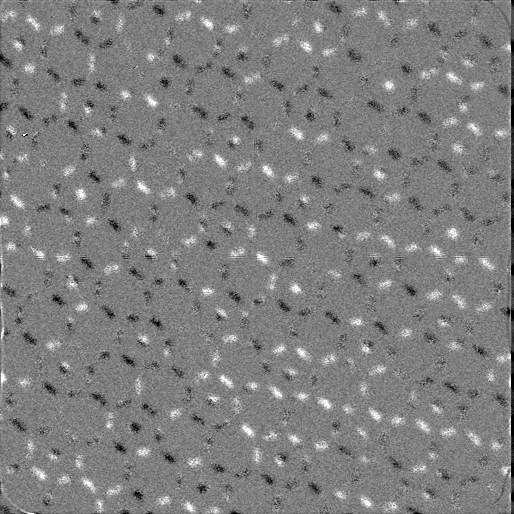
#> input picture EKr3cOvg.png, 514 x 514 px; its folder holds only this picture in this run
$ python SantaFe-Reader.py EKr3cOvg.png
#> lines starting #> are read from the running program, lines starting #| are printed output that depends on the picture; after the words box and inside, x2 and y2 are one past the last pixel; in counts of white or black regions, pixels touching at a corner belong together; long printed decimals are rounded
#> further down, image is the input picture: shape (514, 514, 3); min 0, max 255, mean 126.8
### nodeNetwork.py
"""
This file contains the class NodeNetwork which is meant to be an abstract class to contain a network of points over an image.
The class is given an image, 4 corners of a quadrangle, and a number of rows and columns, it then creates a grid over the image of sample points.
You must implement the method getSamplePointsFromSquare() in order to get the sample points to show up in the image.
One "square" should generally be a small repeatable unit for the pattern of the sample. (e.g. one island cluster, one island, etc)

Once the grid is created, it can be split at a given row/col in order to create another "fixed point" which can be moved around.
The NodeNetwork will interpolate a grid between every quadrangle of four fixed points, allowing flexibility for a user to account for distortion in an image.
The output of the nodenetwork will generally just be reading the color of each of the sample points.
"""

import cv2
import numpy as np
import math
from random import random, sample
import time

#constants
WHITE=(255,255,255)
BLACK=(0,0,0)
GREEN=(0,255,0)
BLUE=(255,0,0)
RED=(0,0,255)

#takes in an [x1,y1] and [x2,y2] and returns their distance
def dist(point1, point2):
    return math.sqrt(math.pow(point1[0] - point2[0], 2)+math.pow(point1[1] - point2[1], 2))
#takes in an [x1,y1] and [x2,y2] and returns a point a certain percent between the two
def getIntermediate(point1,point2,percent):
    return [(point2[0]-point1[0])*percent+point1[0], (point2[1]-point1[1])*percent+point1[1]]


#Basic class to hold an x and y value
class Node:
    def __init__(self,x,y):
#> called with x = 25, y = 66
        self.x=x;
        self.y=y;
    def xyAsIntTuple(self):
        return (int(self.x),int(self.y))
    def xyAsArray(self):
        return [self.x,self.y]
    def drawLineTo(self,node,im):
        im=cv2.line(im, self.xyAsIntTuple(), node.xyAsIntTuple(), RED, 2)
    def copy(self):
        return Node(self.x,self.y)
    def __str__(self):
        return "("+str(self.x)+","+str(self.y)+")"

#turns [x,y] into (x,y)
def xyArrayToIntTuple(arr):
    return (int(arr[0]),int(arr[1]))


#main class
class NodeNetwork:
    def __init__(self,topLeft,topRight,bottomLeft,bottomRight,rows, cols, image,pointSampleRadius=5,borderWidth=0,colorBias=0):
        #make border
#> called with rows = 50, cols = 50, pointSampleRadius = 5, borderWidth = 0, colorBias = 0
        self.borderWidth=borderWidth
        imHeight=len(image)
#> imHeight = 1000
        imWidth=len(image[0])
#> imWidth = 1000
        base=np.zeros((imHeight+2*borderWidth,imWidth+2*borderWidth,3),dtype=np.uint8)
        base[:,:]=127
        base[borderWidth:imHeight+borderWidth,borderWidth:imWidth+borderWidth]=image
        image=base


        self.colorBias=colorBias
        self.image=image
        cv2.waitKey(0)


        #how far around the pixel to look when determining the color of a point
        assert(pointSampleRadius%2==1)#must be odd
        self.pointSampleWidth=pointSampleRadius
        self.bwImage=self.makeBWImage(image)

        #number of rows and columns
        self.rows=rows;
        self.cols=cols;

        #variables to help with point dragging
        self.selectedPoint=None;
        self.dragging=False

        #format {row: rowIndex, col:colIndex, node:Node}
        self.fixedPoints=[
        {"row":0,"col":0,"node":topLeft},
        {"row":0,"col":cols-1,"node":topRight},
        {"row":rows-1,"col":0,"node":bottomLeft},
        {"row":rows-1, "col":cols-1, "node":bottomRight}
            ]

        #defines boundaries
        self.topLeft=self.fixedPoints[0]["node"];
        self.topRight=self.fixedPoints[1]["node"];
        self.bottomLeft=self.fixedPoints[2]["node"];
        self.bottomRight=self.fixedPoints[3]["node"];

        #rows and columns which contain fixed points
        self.fixedRows=[0,rows-1]
        self.fixedCols=[0,cols-1]


        #array of stored samplepoints
        self.samplePoints=[]
        self.setSamplePoints()

    def getBaseImage(self):
        return self.image.copy()

    #turn an image black and white so that it can be easily sampled to find the color of a point
    def makeBWImage(self,image):
        avg_color_per_row = np.average(image, axis=0)
#> avg_color_per_row = 1000 rows, first 8: [116.7, 116.7, 116.7], [121.8, 121.8, 121.8], [131.5, 131.5, 131.5], [136.3, 136.3, 136.3], [137.7, 137.7, 137.7], [136.1, 136.1, 136.1], [132.9, 132.9, 132.9], [130.4, 130.4, 130.4]
        avg_color = np.average(avg_color_per_row, axis=0)
#> avg_color = [126.7, 126.7, 126.7]
        avg=np.average(avg_color,axis=0)
#> avg = 126.7
        print("Average color:",avg)
#| Average color: 126.694

        if(self.pointSampleWidth>0):
            blur = cv2.GaussianBlur(image,(self.pointSampleWidth,self.pointSampleWidth),0)
        else:
            blur=image.copy()
        self.blurredImage=blur
        blur=cv2.cvtColor(blur,cv2.COLOR_RGB2GRAY)
#> blur: shape (1000, 1000)
        self.BWImage=cv2.adaptiveThreshold(blur, 255, cv2.ADAPTIVE_THRESH_MEAN_C, cv2.THRESH_BINARY, 11,0)
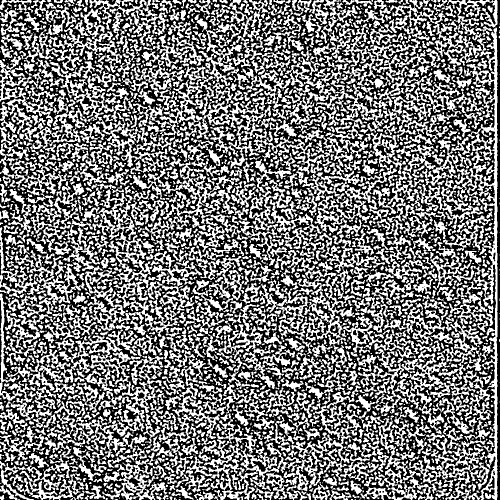
#> self.BWImage: shape (1000, 1000) (shown at 1/2 size); 46.3% white; 2401 white regions (1029 under 20 px), largest, box (x1, y1, x2, y2) and area: (844, 55, 996, 1000) 22261, (477, 318, 710, 708) 16843, (164, 379, 404, 674) 15144
        self.BWImage=cv2.cvtColor(self.BWImage,cv2.COLOR_GRAY2RGB)
        #ret,self.BWImage=cv2.threshold(blur,avg+self.colorBias,255,cv2.THRESH_BINARY)
        cv2.imwrite("bw.jpg", self.BWImage);

    # [33 lines left out: functions countErrors, jiggleNearestFixedPoint, not called in this run]


    #draws the current grid onto an image
    def draw(self,im,samplePointSize=2,showGrid=True):

        #draw all fixed points
        sortedPoints=self.getSortedFixedPoints()
        for (i,point) in enumerate(self.getSortedFixedPoints()):
            #draw fixed point
            im=cv2.circle(im,point["node"].xyAsIntTuple(), 5,RED,-1)

            #hasGrid represents if the point is the topLeft corner of a subgrid
            hasGrid=True;
            topLeft=point
            topLeftCoord=point["node"].xyAsArray()
            if(i==len(sortedPoints)-1):#bottomLeftCorner
                hasGrid=False
            elif(point["row"]==self.rows-1):#bottomRow
                hasGrid=False
            elif(point["col"]==self.cols-1):#last col
                hasGrid=False
            else:#has a valid grid
                #if it has a valid grid then get the coordinants of the verticies
                topRight=sortedPoints[i+1]
                bottomLeft=sortedPoints[i+len(self.fixedCols)]
                bottomRight=sortedPoints[i+len(self.fixedCols)+1]
                cols=topRight["col"]-topLeft["col"]
                rows=bottomLeft["row"]-topLeft["row"]

                topRightCoord=topRight["node"].xyAsArray()
                bottomLeftCoord=bottomLeft["node"].xyAsArray()
                bottomRightCoord=bottomRight["node"].xyAsArray()

                #draw the outline and grid
                if showGrid or self.dragging:
                    im=cv2.line(im,xyArrayToIntTuple(topLeftCoord),xyArrayToIntTuple(topRightCoord),BLACK,1)
                    im=cv2.line(im,xyArrayToIntTuple(topLeftCoord),xyArrayToIntTuple(bottomLeftCoord),BLACK,1)
                    im=cv2.line(im,xyArrayToIntTuple(bottomLeftCoord),xyArrayToIntTuple(bottomRightCoord),BLACK,1)
                    im=cv2.line(im,xyArrayToIntTuple(topRightCoord),xyArrayToIntTuple(bottomRightCoord),BLACK,1)

                    for (startX,startY,endX,endY) in zip(np.linspace(topLeftCoord[0],topRightCoord[0],cols+1), np.linspace(topLeftCoord[1],topRightCoord[1],cols+1), np.linspace(bottomLeftCoord[0],bottomRightCoord[0],cols+1), np.linspace(bottomLeftCoord[1],bottomRightCoord[1],cols+1)):
                        im=cv2.line(im,(int(startX),int(startY)),(int(endX),int(endY)),RED,1)
                    for (startX,startY,endX,endY) in zip(np.linspace(topLeftCoord[0],bottomLeftCoord[0],rows+1), np.linspace(topLeftCoord[1],bottomLeftCoord[1],rows+1), np.linspace(topRightCoord[0],bottomRightCoord[0],rows+1), np.linspace(topRightCoord[1],bottomRightCoord[1],rows+1)):
                        im=cv2.line(im,(int(startX),int(startY)),(int(endX),int(endY)),RED,1)

        #draw the sample points if we are not dragging
        if not self.dragging:
            self.drawSamplePoints(im,size=samplePointSize)


    def drawSamplePoints(self,im,size=2):
        samplePoints=self.samplePoints
        for (rowI, row) in enumerate(samplePoints):
            for (vertexI, vertex) in enumerate(row):
                for (pointI, point) in enumerate(vertex):
                    #Draw Point based on color
                    if(point[2]==1):
                        color=RED
                    elif(point[2]==0):
                        color=GREEN
                    elif(point[2]==-1):
                        color=BLUE

                    im=cv2.circle(im,(int(point[0]),int(point[1])),size,color,-1)

                    #Check for errors:
                    if(self.hasError(samplePoints,rowI,vertexI,pointI)):
                        im=cv2.circle(im,(int(point[0]),int(point[1])),5,GREEN,2)

    #given a given row, vertex, point. Determine if there is an error or not
    def hasError(self, samplePoints, rowI, vertexI, pointI):
        raise Exception("You need to define this function")

    #generates the grid based on the subgrids
    def getGrid(self):
        #generate an empty grid representing each point
        grid=[]
        for row in range(self.rows):
            grid.append([])
            for col in range(self.cols):
                grid[len(grid)-1].append("")

        #loop through each fixed point and draw the grid that it is the top left of
        sortedPoints=self.getSortedFixedPoints()
        for (i,point) in enumerate(self.getSortedFixedPoints()):

            #make sure that point is the topleft ofo a grid and not an edge
            hasGrid=True;
            topLeft=point
            topLeftCoord=point["node"].xyAsArray()
            if(i==len(sortedPoints)-1):#bottomLeftCorner
                hasGrid=False
            elif(point["row"]==self.rows-1):#bottomRow
                hasGrid=False
            elif(point["col"]==self.cols-1):#last col
                hasGrid=False
            else:#has a valid grid
                #get grid coordinates if valid grid
                topRight=sortedPoints[i+1]
                bottomLeft=sortedPoints[i+len(self.fixedCols)]
                bottomRight=sortedPoints[i+len(self.fixedCols)+1]
                cols=topRight["col"]-topLeft["col"]
                rows=bottomLeft["row"]-topLeft["row"]

                topRightCoord=topRight["node"].xyAsArray()
                bottomLeftCoord=bottomLeft["node"].xyAsArray()
                bottomRightCoord=bottomRight["node"].xyAsArray()

            #get all the points in that subgrid
            if(hasGrid):
                for (rowI, rowStartX,rowStartY,rowEndX,rowEndY) in  zip(range(0,rows+1), np.linspace(topLeftCoord[0],bottomLeftCoord[0],rows+1), np.linspace(topLeftCoord[1],bottomLeftCoord[1],rows+1), np.linspace(topRightCoord[0],bottomRightCoord[0],rows+1), np.linspace(topRightCoord[1],bottomRightCoord[1],rows+1)):
                    for(colI, pointX, pointY) in zip(range(0,cols+1), np.linspace(rowStartX,rowEndX,cols+1), np.linspace(rowStartY,rowEndY,cols+1)):
                        grid[point["row"]+rowI][point["col"]+colI]=[pointX,pointY]
        return grid

    #given an x, y. Find whether that point in the image should be considered black or white
    # [29 lines left out: function sampleImageColor, not called in this run]

    #same as sampling a color but only returns 1 or -1
    def sampleImage(self,x,y):
        if int(y)<self.borderWidth or int(y)>=len(self.BWImage)-self.borderWidth or int(x)<self.borderWidth or int(x)>=len(self.BWImage[int(y)])-self.borderWidth:
            return 0
        color=self.BWImage[int(y)][int(x)][0]
        if(color>127):
            return 1
        return -1

    #get sample points as [row][vertex][island] which is an array [x,y,color]
    def setSamplePoints(self):
        image=self.image


        grid=self.getGrid()
        samplePoints=[]
        for (rowI, row) in enumerate(grid[:-1]):
            samplePoints.append([])
            for (pointI,point) in enumerate(row[:-1]):

                #get corners of square
                topLeft=point
                topRight=grid[rowI][pointI+1]
                bottomLeft=grid[rowI+1][pointI]
                bottomRight=grid[rowI+1][pointI+1]

                squareSamplePoints=self.getSamplePointsFromSquare(topLeft,topRight,bottomLeft,bottomRight, row=rowI, col=pointI)
                #get what color each point is

                for samplePoint in squareSamplePoints:

                    samplePoint.append(self.sampleImage(samplePoint[0],samplePoint[1]))


                samplePoints[-1].append(squareSamplePoints)
#> this loop made 49 passes
        self.samplePoints=samplePoints

    def getSamplePointsFromSquare(self,topLeft,topRight,bottomLeft,bottomRight,row=0):
        raise Exception("You need to define this function")

    #given an x,y find the nearest sample point and cycle it between black/white/error states
    # [56 lines left out: functions toggleNearestSamplePoint, getNearestPoint, getNearestFixedPoint, getNearestSamplePoint, not called in this run]

    def selectNearestFixedPoint(self,x,y):
        self.selectedPoint=self.getNearestFixedPoint(x,y)

    #splits gridi into four at the closest ponit
    def splitAtClosestPoint(self,x,y):
        a=self.getNearestPoint(x,y)
        self.addFixedPointRecursive(Node(a["point"][0], a["point"][1]), a["row"], a["col"])

    #get the position of a point at given row and column
    def getPointPosition(self,row,col):
        return self.getGrid()[row][col]

    #adds a fixed point to a row and col
    #BE CAREFUL IT WILL NOT CHECK IF OTHER POINTS NEED TO BE ADDED TO MAKE EVERYTHING SQUARE
    def addFixedPointNotRecursive(self,node,row,col):
        for fixedPoint in self.fixedPoints:
            if(fixedPoint["row"]==row and fixedPoint["col"]==col):
                return;


        if row not in self.fixedRows:
            self.fixedRows.append(row)
        if col not in self.fixedCols:
            self.fixedCols.append(col)
        self.fixedPoints.append({"row":row, "col":col, "node":node})

    #safe to use function to make a given row and col location a fixed point
    #(not actually recursive, it is just called that from when it used to be)
    # [17 lines left out: function addFixedPointRecursive, not called in this run]

    #get fixed points sorted left-to-right, top-to-bottom
    def getSortedFixedPoints(self):
        def eval(node):
            return node["row"]*2*self.cols+node["col"]
        self.fixedPoints.sort(key=eval)
        return self.fixedPoints

    #drag to x,y
    # [62 lines left out: functions updateDragging, stopDragging, drawData, dataAsString, addRow, addCol, not called in this run]

    #remove last row
    def removeRow(self):
        if self.rows<=2:
            return

        #Save the positions of the fixed points in the row to be removed
        savedPoints=[point for point in self.getSortedFixedPoints() if point["row"]==self.rows-1]

        self.rows-=1
        self.fixedRows.remove(self.rows)
        self.fixedRows.append(self.rows-1)

        #remove fixed points in removed row
        self.fixedPoints=[point for point in self.fixedPoints if point["row"]<self.rows]
        self.fixedCols.sort()
        for (point,col) in zip(savedPoints, self.fixedCols):
            self.addFixedPointNotRecursive(point["node"],self.rows-1,col)
        self.setSamplePoints()


    #removes the last column from the lattice
    def removeCol(self):
        #must have at least two columns
        if self.cols<=2:
            return;

        #save the fixed points in the last column because we have to move them up one
        savedPoints=[point for point in self.getSortedFixedPoints() if point["col"]==self.cols-1]

        #remove column
        self.cols-=1
        self.fixedCols.remove(self.cols)

        #fix the last column
        if self.cols-1 not in self.fixedCols:
            self.fixedCols.append(self.cols-1)

        #add back in the fixed points
        self.fixedPoints=[point for point in self.fixedPoints if point["col"]<self.cols]
        self.fixedRows.sort()
        for (point,row) in zip(savedPoints, self.fixedRows):
            self.addFixedPointNotRecursive(point["node"],row,self.cols-1)
        self.setSamplePoints()

### SantaFe-Reader.py
import cv2
import matplotlib.pyplot as plt
import math
import numpy as np
from random import randint
import argparse
from nodeNetwork import *
import json

#Set up argparser to allow for input image
parser = argparse.ArgumentParser(description='MFM image analysis')
parser.add_argument('image', metavar='image', type=str, nargs='+',help='Path of image')
parser.add_argument('-r', "--rows",  help="number of rows", type=int, default=50)
parser.add_argument('-c', "--columns",  help="number of columns", type=int, default=50)
parser.add_argument('-s', "--spacing",  help="how dense the islands are packed small=denser (default=0.25)", type=float, default=0.25)
parser.add_argument("-a", "--reference_image", help="image of the height(to help line up the sample points)", type=str)
parser.add_argument("-o", "--offset",  help="flip rotation of the larger islands",action='store_true', default=False)

args=parser.parse_args()

try:
    image = cv2.imread(args.image[0])
    image = cv2.resize(image, (1000,1000))
except:
    raise Exception("File not found")

if args.reference_image is not None:
    try:
        height_image = cv2.imread(args.reference_image)
        height_image = cv2.resize(height_image, (1000,1000))
    except:
        raise Exception("File not found")
else:
    height_image=np.zeros((1000,1000,3), np.uint8)


#constants
WHITE=(255,255,255)
BLACK=(0,0,0)
GREEN=(0,255,0)
BLUE=(255,0,0)
RED=(0,0,255)

offset=args.offset
rowOffset=0
colOffset=0


class SantaFeNodeNetwork(NodeNetwork):
    def getSamplePointsFromSquare(self,topLeft,topRight,bottomLeft,bottomRight,row=0,col=0):
        #multiplier for how far the sample points are from the edge of the square
        shiftConstant=0.25

        row+=rowOffset
        col+=colOffset

        samplePoints=[]

        sample=False


        sampleAreas=[
        [0,1,1,0,1,1,0,1,1,0,1,1,0],
        [1,0,0,1,0,0,0,0,0,1,0,0,1],
        [1,0,0,1,0,0,0,0,0,1,0,0,1],
        [0,0,0,0,1,1,0,1,1,0,0,0,0],
        [1,0,0,1,0,0,1,0,0,1,0,0,1],
        [1,0,0,1,0,0,1,0,0,1,0,0,1],
        [0,1,1,0,0,0,0,0,0,0,1,1,0],
        [1,0,0,1,0,0,1,0,0,1,0,0,1],
        [1,0,0,1,0,0,1,0,0,1,0,0,1],
        [0,0,0,0,1,1,0,1,1,0,0,0,0],
        [1,0,0,1,0,0,0,0,0,1,0,0,1],
        [1,0,0,1,0,0,0,0,0,1,0,0,1],
        [0,1,1,0,1,1,0,1,1,0,1,1,0]
        ]

        isOdd=(int((row%24)/12)+int((col%24)/12))%2==1
        if isOdd and offset==False or not isOdd and offset==True:

            sampleAreas=np.rot90(np.array(sampleAreas))

        if(sampleAreas[row%12][col%12]==1):
            sample=True


        if(sample):
            center=[(topLeft[0]+topRight[0]+bottomLeft[0]+bottomRight[0])/4,(topLeft[1]+topRight[1]+bottomLeft[1]+bottomRight[1])/4]
            samplePoints.append(center)


        return samplePoints
    def hasError(self, samplePoints, rowI, vertexI, pointI):
        surroundingPoints=[]
        if(rowI >0):
            surroundingPoints.append(samplePoints[rowI-1][vertexI])
        if(vertexI>0):
            surroundingPoints.append(samplePoints[rowI][vertexI-1])

        for point in surroundingPoints:
            if point==[] or point[0][2]==0 or samplePoints[rowI][vertexI][0][2]==0:
                continue
            elif point[0][2]==samplePoints[rowI][vertexI][0][2]:
                return True

        return (False)

    def dataAsString(self):
        string=""
        pure=False


        if(pure):
            for row in self.samplePoints:
                string+="\n"
                for cell in row:
                    if(cell==[]):
                        string+="0"
                    else:
                        string+=str(cell[0][2])
                    string+=","
        else:
            if(rowOffset%3==0):
                string+="first row horizontal\n"
            else:
                string+="first row vertical\n"

            for (rowI, row) in enumerate(self.samplePoints):
                rowI+=rowOffset
                for(colI, cell) in enumerate(row):
                    colI+=colOffset

                    if(rowI%3==0):
                        #we are in a flat row
                        if(colI%3==1):
                            if(cell==[]):
                                string+=" ,"
                            else:
                                string+=str(cell[0][2]*-1)+","
                        elif(colI%3==0):
                            string+=" ,"

                    elif(rowI%3==1):
                        #we are in the top of a vertical row
                        if(colI%3==0):
                            if(cell!=[]):
                                string+=str(cell[0][2]*-1)+","
                            else:
                                string+=" ,"
                        elif(colI%3==1):
                            string+=' ,'

                    else:
                        continue
                if(rowI%3!=2):
                    string+="\n"


        return string
    def drawData(self,im):
        if self.dragging:
            return


        samplePoints=self.samplePoints


        for (rowI,row) in enumerate(samplePoints):
            for(cellI,cell) in enumerate(row):

                surroundingPoints=[]
                if(rowI >0):
                    surroundingPoints.append(samplePoints[rowI-1][cellI])
                if(cellI>0):
                    surroundingPoints.append(samplePoints[rowI][cellI-1])

                for point in surroundingPoints:
                    if point==[] or cell==[]:
                        continue
                    else:
                        if(cell[0][2]==1):
                            im=cv2.arrowedLine(im,(int(cell[0][0]),int(cell[0][1])),(int(point[0][0]),int(point[0][1])),WHITE,1,tipLength=0.3)
                        else:
                            im=cv2.arrowedLine(im,(int(point[0][0]),int(point[0][1])),(int(cell[0][0]),int(cell[0][1])),WHITE,1,tipLength=0.3)

    # [45 lines left out: functions correctError, correctErrors, not called in this run]


n=SantaFeNodeNetwork(Node(25,66),Node(551,66),Node(26,529),Node(545,529),args.rows, args.columns,image)


show_ref_image=False

def show():
    imWidth=1000;
    imHeight=1000;

    if(show_ref_image):
        outputImage=height_image.copy()
    else:
        outputImage=image.copy()

    n.draw(outputImage)
#> the loop in draw, `for (i,point) in enumerate(self.getSortedFixedPoints()):` made 4 passes
#> pass 1, in draw, `im=cv2.line(im,xyArrayToIntTuple(topLeftCoord),xyArrayToIntTuple(topRi..`:
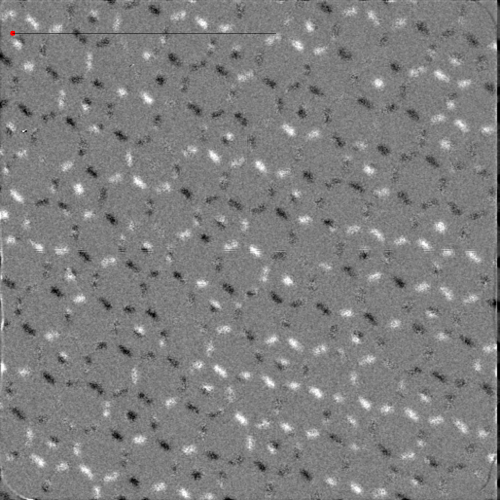
#> im: shape (1000, 1000, 3) (shown at 1/2 size); mean B, G, R 126.6, 126.6, 126.6
#> (the rest of the program and of its run is left out)
